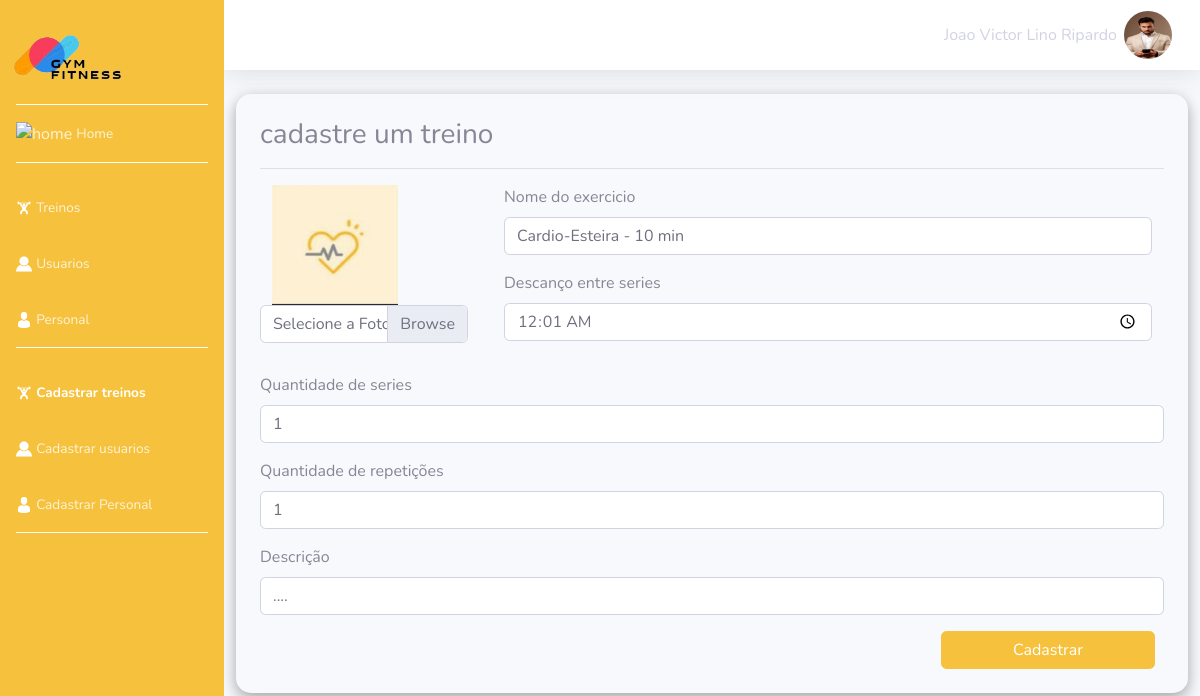
Page /treino/editexercicio.php?id=12 (signed in) on the committed database.
### tables this page shows
CREATE TABLE `tbpersonal` (
  `id_adm` int(11) UNSIGNED NOT NULL,
  `foto_personal` varchar(50) DEFAULT NULL,
  `nome` varchar(100) DEFAULT NULL,
  `email` varchar(100) DEFAULT NULL,
  `senha` varchar(50) DEFAULT NULL,
  `telefone` varchar(50) DEFAULT NULL
);

CREATE TABLE `tbexercicio` (
  `id_exercicio` int(11) UNSIGNED NOT NULL,
  `id_treino` int(11) UNSIGNED NOT NULL DEFAULT 0,
  `foto_exercicio` varchar(50) DEFAULT NULL,
  `nome` varchar(50) DEFAULT NULL,
  `serie` int(11) DEFAULT NULL,
  `repeticoes` int(11) DEFAULT NULL,
  `descanco_entre_series` time DEFAULT NULL,
  `descricao` varchar(100) DEFAULT NULL
);

### treino/editexercicio.php (the view, shortened to what this page needs)
<!DOCTYPE html>
<html lang="en">
<head>
    <link href="../vendor/fontawesome-free/css/all.min.css" rel="stylesheet" type="text/css">
    <link href="../css/sb-admin-2.css" rel="stylesheet">
    <link rel="stylesheet" href="https://cdn.jsdelivr.net/npm/bootstrap-icons@1.11.3/font/bootstrap-icons.min.css">
    <link rel='stylesheet' href='https://cdn-uicons.flaticon.com/2.3.0/uicons-solid-straight/css/uicons-solid-straight.css'>
</head>
<body id="page-top">
    <div id="wrapper">
        <ul class="navbar-nav bg-warning sidebar sidebar-dark accordion" id="accordionSidebar">
            <li class="nav-item ">
                <div class="sidebar-brand-icon ">
                    <img src="../img/logo.png" class="logo1" alt="logo" >
                </div>
            </li>
            <li class="nav-item ">
                <a class="nav-link" href="../principal/principal.php">
                <img src="../img/icon/home.png" alt="home">
                    <span>Home</span></a>
            </li>
            <hr class="sidebar-divider">
            <li class="nav-item ">
                <a class="nav-link" href="treinos.php">
                <img src="../img/icon/treino.png" alt="home">
                    <span>Treinos</span></a>
            </li>
            <li class="nav-item">
                <a class="nav-link " href="../usuario/cadbuscausuario.php">
                <img src="../img/icon/user.png" alt="home">
                    <span>Usuarios</span>
                </a>
            </li>
            <li class="nav-item">
                <a class="nav-link " href="../personal/cadbuscapersonal.php">
                    <img src="../img/icon/personal.png" alt="personal">
                    <span>Personal</span>
                </a>
            </li>
            <hr class="sidebar-divider">
                <li class="nav-item active">
                    <a class="nav-link" href="cadtreino.php">
                    <img src="../img/icon/treino.png" alt="treino">
                        <span>Cadastrar treinos</span>
                    </a>
                </li>
                <li class="nav-item">
                    <a class="nav-link" href="../usuario/cadusuario.php" >
                        <img src="../img/icon/user.png" alt="home">
                        <span>Cadastrar usuarios</span>
                    </a>
                </li>
                <li class="nav-item">
                    <a class="nav-link " href="../personal/cadpersonal.php" >
                        <img src="../img/icon/personal.png" alt="personal">
                        <span>Cadastrar Personal</span>
                    </a>
                </li>
            <hr class="sidebar-divider d-none d-md-block">
        </ul>
        <div id="content-wrapper" class="d-flex flex-column">
            <div id="content">
                <nav class="navbar navbar-expand navbar-light bg-white topbar mb-4 static-top shadow">
                    <?php
                                if(isset( $_SESSION['personal'])){
                                    include('../banco.php');
                                    $sql = "SELECT * FROM tbpersonal where id_adm = ".$_SESSION['personal']." ";
                                    $resultado = $conexao->query($sql);
                                    if ($resultado-> num_rows > 0) {
                                        while ($linha = $resultado->fetch_array()) {
                                                echo '<ul class="navbar-nav ml-auto">';
                                                echo '<li class="nav-item dropdown no-arrow">';
                                                echo '<a class="nav-link dropdown-toggle" href="#" id="userDropdown" role="button" data-toggle="dropdown" aria-haspopup="true" aria-expanded="false">';
                                                echo '<span>'.$linha['nome'].'</span>';
                                                echo '<img class="img-profile rounded-circle" src=" '.$linha['foto_personal'].'">';
                                                echo '</a>';
                                                echo '</li>';
                                                echo '</ul>';
                                            }
                                    }
                                }
                            ?>
                </nav>
                <?php
                    $id = $_GET['id'];
                    include('../banco.php');
                    $sql = "SELECT * FROM tbexercicio where id_exercicio ='$id' ";
                    $resultado = $conexao->query($sql);
                    if ($resultado-> num_rows > 0) {
                        $linha1 = $resultado->fetch_array();
                    }
                ?>
                <form class="form-cadastro" action="editexercicioSave.php" method="POST" enctype="multipart/form-data">
                    <div class="form-group">
                        <h3>cadastre um treino</h3>
                    </div>
                    <hr class="sidebar-divider d-none d-md-block">
                    <div class="row" style="">
                        <div class="col-xs-8 col-sm-3 col-md-3 col-lg-3">
                            <div class="row">
                                <div class="col-12">
                                    <?php echo '<img id="output" src=" '.$linha1['foto_exercicio'].'" class="img2 col-10" ></img> '; ?>
                                </div>
                            </div>
                            <div class="row">
                                <div class="col-12">
                                    <div class="col-12">
                                        <label for="url_foto" class="custom-file-label">Selecione a Foto</label>
                                    </div>
                                </div>
                            </div>
                            </div>
                            <div class="form-group flex-column col-9">
                                <div class="form-group col-12">
                                    <label for="inputeNome">Nome do exercicio</label>
                                    <input type="text" class="form-control" id="nome" name="nome" placeholder="Insira o nome do treino" value= "<?php echo $linha1['nome']; ?>">
                                </div>
                                <div class="form-group col-md-12">
                                    <label for="inputCity">Descanço entre series</label>
                                    <input type="time" class="form-control" id="duracao" name="duracao" value="<?php echo $linha1['descanco_entre_series']; ?>">
                                </div>
                        </div>
                    </div>
                    <div class="form-group ">
                                <label for="inputeNome">Quantidade de series</label>
                                <input type="number" class="form-control" id="series" name="series" placeholder="Insira a quantidade de series" value= "<?php echo $linha1['serie']; ?>">
                            </div>
                            <div class="form-group ">
                                <label for="inputeNome">Quantidade de repetições</label>
                                <input type="number" class="form-control" id="repeticao" name="repeticao" placeholder="Insira a quantidade de repeticoes" value= "<?php echo $linha1['repeticoes']; ?>">
                            </div>
                    <div class="form-group">
                        <label for="inputeMsg">Descrição</label>
                        <input type="text" class="form-control" name="desc" id="desc" step="1" value= "<?php echo $linha1['descricao']; ?>">
                    </div>
                    <div class="form-group2 col-md-6">
                        <button type="submit" class="btn btn-warning col-md-6">Cadastrar</button>
                    </div>
                </form>
            </div>
        </div>
    </div>
</body>
</html>

### rows in the picture
tbpersonal: nome "Joao Victor Lino Ripardo", foto_personal (picture)
tbexercicio: foto_exercicio (picture), nome "Cardio-Esteira - 10 min", duracao "00:01:00", series "1", repeticao "1", desc "...."
